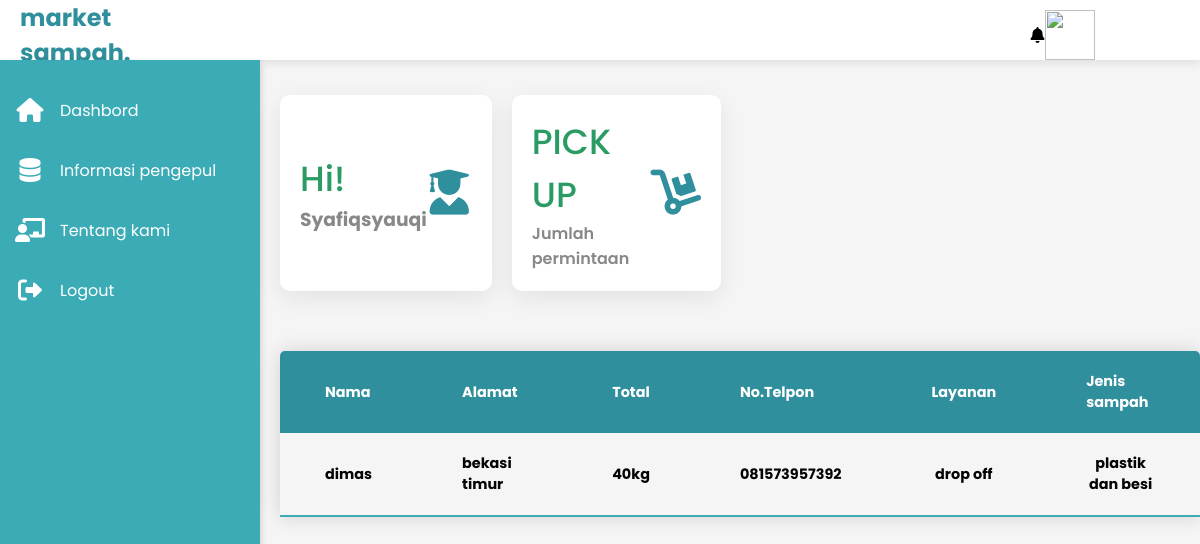
Page /dropoff_pengepul.php (signed in) on the committed database.
### tables this page shows
CREATE TABLE `data_dropoff_member2` (
  `id` int(11) NOT NULL,
  `nama` varchar(50) NOT NULL,
  `alamat` varchar(50) NOT NULL,
  `total` varchar(50) NOT NULL,
  `no_hp` varchar(12) NOT NULL,
  `layanan` varchar(50) NOT NULL,
  `jenis sampah` varchar(100) NOT NULL
);

### dropoff_pengepul.php (the view, shortened to what this page needs)
<?php
include 'config.php';
$result = mysqli_query($conn, "SELECT * FROM data_dropoff_member2");
?>
<!DOCTYPE html>
<html>
<head>
    <link rel="stylesheet" type="text/css" href="css/member.css">
    <link rel="stylesheet" type="text/css" href="https://cdnjs.cloudflare.com/ajax/libs/font-awesome/6.0.0/css/all.min.css">
</head>
<body>
    <div class="container">
        <div class="topbar">
            <div class="logo">
                <h2>market sampah.</h2>
            </div>
            <i class="fas fa-bell"></i>
            <div class="user">
                <img src="profil.png" alt="">
            </div>
        </div>
        <div class="sidebar">
            <ul>
                <li>
                    <a href="dashpengepul.php">
                        <i class="fa-solid fa-house"></i>
                        <div>Dashbord</div>
                    </a>
                </li>
                <li>
                    <a href="Informasi Pengepul.html">
                        <i class="fa-solid fa-database"></i>
                        <div>Informasi pengepul</div>
                    </a>
                </li>
                <li>
                    <a href="Tentang Kami.html">
                        <i class="fas fa-chalkboard-teacher"></i>
                        <div>Tentang kami</div>
                    </a>
                </li>
                <li>
                    <a href="logout.php">
                        <i class="fa-solid fa-right-from-bracket"></i>
                        <div>Logout</div>
                    </a>
                </li>
            </ul>
        </div>
        <div class="main">
            <div class="cards">
                               <div class="card">
                    <div class="card-content">
                        <div class="number">Hi!</div>
                        <div class="card-name"><?php echo "<h3> " . $_SESSION['username'] . "</h3>"; ?></div>
                    </div>
                    <div class="icon-box">
                        <i class="fas fa-user-graduate"></i>
                    </div>
                </div>
                <div class="card">
                    <div class="card-content">
                        <div class="number">PICK UP</div>
                        <div class="card-name">Jumlah permintaan</div>
                    </div>
                    <div class="icon-box">
                        <i class="fa-solid fa-dolly"></i>
                    </div>
                </div>
            </div>
            <table class="content-table">
              <thead>
                <tr>
                  <th>Nama</th>
                  <th>Alamat</th>
                  <th>Total</th>
                  <th>No.Telpon</th>
                  <th>Layanan</th>
                  <th>Jenis sampah</th>
                </tr>
              </thead>
              <tbody>
                <?php while ($row = mysqli_fetch_assoc($result) ) : ?>
                <tr>
                  <td><?php echo $row ["nama"] ?></td>
                  <td><?php echo $row ["alamat"] ?></td>
                  <td><?php echo $row ["total"] ?></td>
                  <td><?php echo $row ["no_hp"] ?></td>
                  <th><?php echo $row ["layanan"] ?></th>
                  <th><?php echo $row ["jenis sampah"] ?></th>
                </tr>
                <?php endwhile; ?>
              </tbody>
            </table>
        </div>
    </div>
</html>

### css/member.css (style rules this page uses)
* { padding: 0; margin: 0; box-sizing: border-box; font-family: 'poppins', sans-serif; }
.topbar { position: fixed; background-color: #fff; box-shadow: 0 4px 8px 0 rgba(0, 0, 0, 0.08); width: 100%; padding: 0 20px; height: 60px; display: grid; grid-template-columns: 2fr 10fr 0.4fr 1fr; align-items: center; z-index: 1; }
img { position: absolute; top: 0; left: 0; width: 100%; height: 100%; object-fit: cover; }
.logo h2 { color: #2F8F9D; }
.fa-bell { justify-self: right; }
.user { position: relative; width: 50px; height: 50px; justify-self: right; }
.sidebar { position: fixed; top: 60px; width: 260px; height: calc(100% - 60px); background: #3BACB6; overflow-x: hidden; box-shadow: 0 4px 8px 0 rgba(0, 0, 0, 0.2); z-index: 2; }
.sidebar ul { margin-top: 20px; }
.sidebar ul li { width: 100%; list-style: none; }
.sidebar ul li a { width: 100%; text-decoration: none; color: #fff; height: 60px; display: flex; align-items: center; }
.sidebar ul li a i { min-width: 60px; font-size: 24px; text-align: center; }
.main { position: absolute; top: 60px; width: calc(100% - 260px); min-height: calc(100vh - 60px); left: 260px; background: #f5f5f5; }
.cards { width: 100%; padding: 35px 20px; display: grid; grid-template-columns: repeat(4, 1fr); grid-gap: 20px; }
.cards .card { padding: 20px; display: flex; align-items: center; justify-content: space-between; background-color: #fff; border-radius: 10px; box-shadow: 0 7px 25px rgba(0, 0, 0, 0.08); }
.number { font-size: 35px; font-weight: 500; color: #299B63; }
.card-name { color: #888; font-weight: 600; }
.icon-box i { font-size: 45px; color: #2F8F9D; }

### dropoff_pengepul.php (style rules this page uses)
.content-table { border-collapse: collapse; margin: 25px 0; font-size: 0.9em; min-width: 400px; border-radius: 5px 5px 0 0; overflow: hidden; box-shadow: 0 0 20px rgba(0, 0, 0, 0.15); }
.content-table { margin-left: 20px; }
.content-table thead tr { background-color: #2F8F9D; color: #ffffff; text-align: left; font-weight: bold; }
.content-table th, .content-table td { padding: 20px 45px; }
.content-table tbody tr { border-bottom: 1px solid #040404; }
.content-table tbody tr:last-of-type { border-bottom: 2px solid #3BACB6; }
.content-table tbody tr { font-weight: bold; color: #040404; }

### rows in the picture
data_dropoff_member2: nama "dimas", alamat "bekasi timur", total "40kg", no_hp "081573957392", layanan "drop off", jenis sampah "plastik dan besi"

### other values in the picture
$_SESSION['username'] "Syafiqsyauqi"
